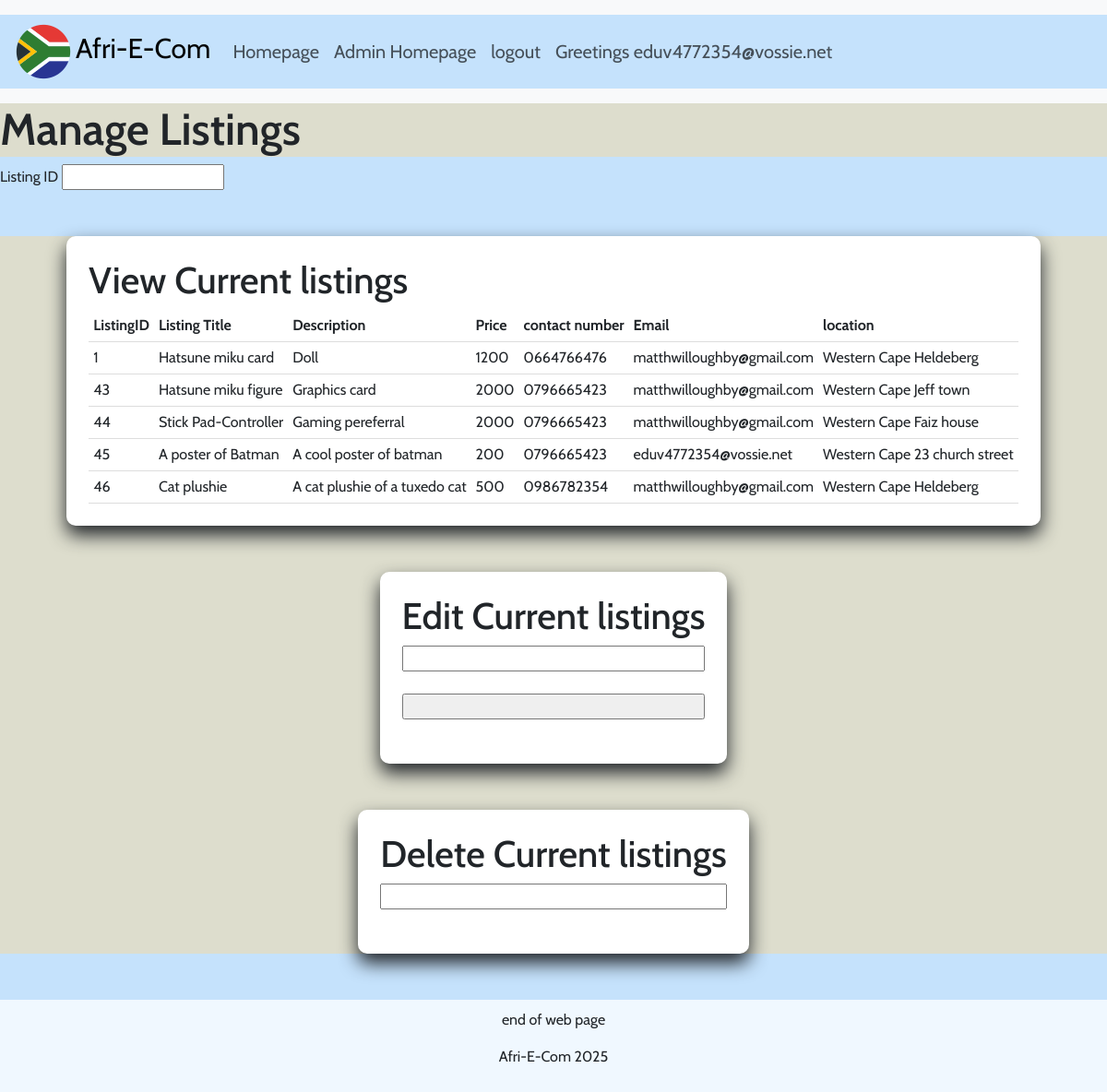
/manage_listings.php (signed in), run on the app's committed database.
### tables this page shows
CREATE TABLE `tbl_listings` (
  `listing_ID` int(11) NOT NULL,
  `listingTitle` varchar(255) NOT NULL,
  `description` varchar(255) NOT NULL,
  `price` varchar(250) NOT NULL,
  `contactNo` varchar(10) NOT NULL,
  `contactEmail` varchar(255) NOT NULL,
  `itemImage` mediumtext NOT NULL,
  `location` varchar(255) NOT NULL,
  `user_ID` int(11) NOT NULL
);

### manage_listings.php (the view, shortened to what this page needs)
<?php
    include("dbconn.php");
    $sqlGet= " SELECT * FROM tbl_listings";
    $Result=$dbconn->query($sqlGet);
?>
<!DOCTYPE html>
<html lang="en">
<head>
    <link href="https://cdn.jsdelivr.net/npm/bootstrap@5.3.6/dist/css/bootstrap.min.css" rel="stylesheet">
    <link rel="stylesheet" href="sitepro\CSS\styles.css">
</head>
<body>
    <nav class="navbar navbar-expand-lg bg-body-tertiary py-3">
  <div class="container-fluid">
    <a class="navbar-brand" href="index.php"><img src=sitepro/Images/icons8-south-africa-color-70.png>Afri-E-Com</a>
    <div class="collapse navbar-collapse nav-icons" id="navbarSupportedContent">
      <ul class="navbar-nav me-auto mb-2 mb-lg-0">
        <li class="nav-item">
          <a class="nav-link" href="Homepage.php">Homepage</a>
        </li>
         <li class="nav-item">
          <a class="nav-link" href="Adminpage.php">Admin Homepage</a>
        </li>
          <li class="nav-item">
            <form action ="index.php" method="post">
              <input type="submit" class="nav-link"  name="logout" value="logout"></a>
            </form>
        </li>
        <li class="nav-item">
          <a class="nav-link" ><?php if(isset($_SESSION["EmailAddress"])){ echo "Greetings ". $_SESSION["EmailAddress"];}else{echo "No user signed in";}; ?> </a>
        </li>
      </ul>
    </div>
  </div>
</nav>
    <div class="main-div">
      <h1 id="Main-heading">Manage Listings</h1>
    </div>
     <label>Listing ID</label>
              <input type="text" id="ViewID" name="ListingID"><br>
    <div class="main-div">
    <div class="admincontainer">
    <h2>View Current listings</h2>
            <div>
              <table style="width:100%">
                  <tr>
                    <th>ListingID</th>
                    <th>Listing Title</th>
                    <th>Description</th>
                    <th>Price</th>
                    <th>contact number</th>
                    <th>Email</th></th>
                    <th>location</th>
                  </tr>
                  <?php  while($ListingsCont=$Result->fetch_assoc()){?>
                  <tr data-id="<?=$ListingsCont['listing_ID']?>">
                    <td><?= $ListingsCont['listing_ID'] ?></th>
                    <td contenteditable="true"><?= htmlspecialchars($ListingsCont['listingTitle']) ?></td>
                    <td><?= htmlspecialchars($ListingsCont['description']) ?></td>
                    <td><?= htmlspecialchars($ListingsCont['price']) ?></td>
                    <td><?= htmlspecialchars($ListingsCont['contactNo']) ?></td>
                    <td><?= htmlspecialchars($ListingsCont['contactEmail']) ?></td>
                    <td><?= htmlspecialchars($ListingsCont['location']) ?></td>
                  </tr>
                  <?php
                } ?>
                </table>
            </div>
        </div>
        <div class="admincontainer">
            <h2>Edit Current listings</h2>
            <input type="text" id="SelectID" name="SelectListingID"><br>
            <input type="button" id="ProcessChange" name="ProcessChangeN" placeholder="Make change"><br>
        </div>
        <div class="admincontainer">
            <h2>Delete Current listings</h2>
            <input type="text" id="ViewID" name="ListingID" ><br>
        </div>
    </div>
</body>
<footer class="footer">
         <p>end of web page</p>
         <p>Afri-E-Com 2025</p>
</footer>
</html>

### sitepro/CSS/styles.css (style rules this page uses)
* { margin: 0; padding: 0; box-sizing: border-box; }
table { border-collapse: collapse; width: 100%; }
th, td { padding: 5px; text-align: left; border-bottom: 1px solid #ddd; }
body { font-family: "Cabin", sans-serif;; background-color: rgb(197, 226, 252); }
h1 { font-size: 3rem; font-weight: 600; }
h2 { font-size: 2.5rem; font-weight: 500; }
.navbar-brand { font-size: 30px; }
.container-fluid { background-color: rgb(197, 226, 252); }
.admincontainer { display: flex; background: #fff; width: max-content; flex-direction: column; padding: 1.5rem; margin: 50px auto; border-radius: 10px; box-shadow: 0 10px 20px; }
.nav-item { font-size: 20px; }
.nav-icons { margin-left: 0%; }
.main-div { background-color: rgb(221, 221, 205); }
.footer { background-color: aliceblue; padding:10px; text-align: center; }

### data on the page
tbl_listings: listing_ID "1", listingTitle "Hatsune miku card", description "Doll", price "1200", contactNo "0664766476", contactEmail "matthwilloughby@gmail.com", location "Western Cape Heldeberg"
tbl_listings: listing_ID "43", listingTitle "Hatsune miku figure", description "Graphics card", price "2000", contactNo "0796665423", contactEmail "matthwilloughby@gmail.com", location "Western Cape Jeff town"
tbl_listings: listing_ID "44", listingTitle "Stick Pad-Controller", description "Gaming pereferral", price "2000", contactNo "0796665423", contactEmail "matthwilloughby@gmail.com", location "Western Cape Faiz house"
tbl_listings: listing_ID "45", listingTitle "A poster of Batman", description "A cool poster of batman", price "200", contactNo "0796665423", contactEmail "eduv4772354@vossie.net", location "Western Cape 23 church street"
tbl_listings: listing_ID "46", listingTitle "Cat plushie", description "A cat plushie of a tuxedo cat", price "500", contactNo "0986782354", contactEmail "matthwilloughby@gmail.com", location "Western Cape Heldeberg"

### other printed values
$_SESSION["EmailAddress"] "eduv4772354@vossie.net"
